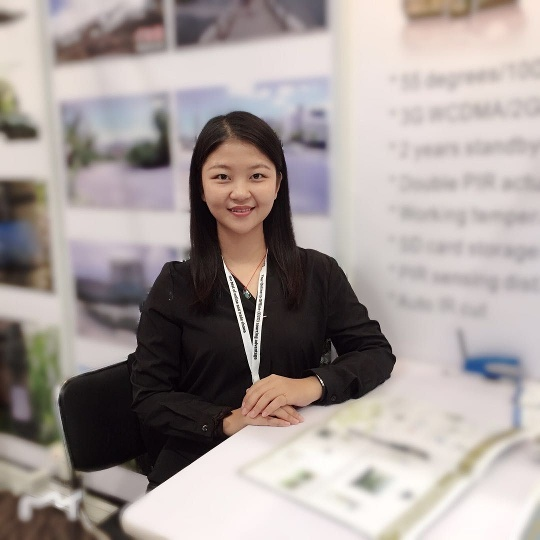
#> input picture identiffun/222.jpg, 540 x 540 px; its folder holds only this picture in this run
$ python -i get_face.py   (imports and definitions only)
#> lines starting #> are read from the running program, lines starting #| are printed output that depends on the picture
#> further down, picture is the input picture: shape (540, 540, 3); mean B, G, R 153.1, 155.8, 165.4
import cv2
import numpy as np
import sys
import os

fileconf = "/home/lmy/gRPC/grpcdemo/tools/identiffun/faces.conf"
filedata = "/home/lmy/gRPC/grpcdemo/tools/identiffun/faces/"
filexml = "/home/lmy/gRPC/grpcdemo/tools/identiffun/haarcascades/haarcascade_frontalface_default.xml"
filexml_z1 = "/home/lmy/gRPC/grpcdemo/tools/identiffun/haarcascades/haarcascade_frontalface_alt.xml"
filexml_z2 = "/home/lmy/gRPC/grpcdemo/tools/identiffun/haarcascades/haarcascade_frontalface_alt2.xml"
filexmlzc = "/home/lmy/gRPC/grpcdemo/tools/identiffun/haarcascades/haarcascade_profileface.xml"

filexml_cat = "/home/lmy/gRPC/grpcdemo/tools/identiffun/haarcascades/haarcascade_frontalcatface.xml" # cat fance
filexml1 = "/home/lmy/gRPC/grpcdemo/tools/identiffun/haarcascades/haarcascade_frontalface_alt_tree.xml"

class GenerateClass(object):
	"""docstring for GenerateClass"""
	def __init__(self):
		super(GenerateClass, self).__init__()

		self.face_cascade = cv2.CascadeClassifier(filexml_z1)

	def frontal_face(self):
		self.face_cascade = cv2.CascadeClassifier(filexml_z1)

	def profile_face(self):
		self.face_cascade = cv2.CascadeClassifier(filexmlzc)

	def get_gray_data(self):
		if hasattr(self, "ret_f"):
			return self.ret_f

	def get_face_fun(self, img):
		self.gray = cv2.cvtColor(img, cv2.COLOR_BGR2GRAY)
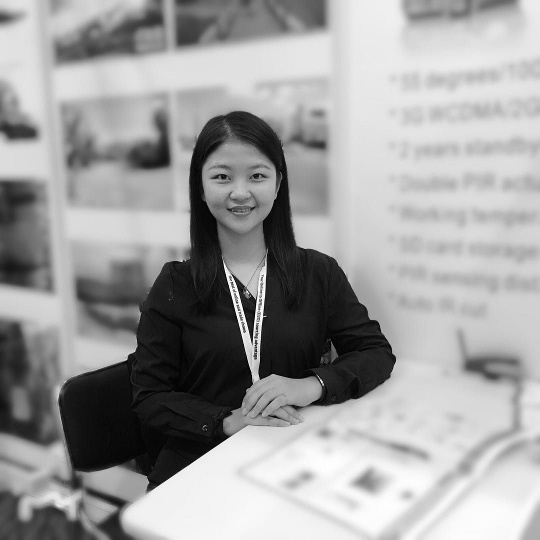
#> self.gray: shape (540, 540); min 0, max 255, mean 158.4
		self.faces = self.face_cascade.detectMultiScale(self.gray, 1.3, 5)
#> self.faces = [[195, 142, 88, 88]]
		for (x,y,w,h) in self.faces:
			ret_img = cv2.rectangle(img, (x,y), (x+w,y+h), (255,0,0), 1)
			self.ret_f = cv2.resize(self.gray[y:y+h, x:x+w], (200, 200))
#> this loop made 1 pass
#> pass 1, in get_face_fun, `self.ret_f = cv2.resize(self.gray[y:y+h, x:x+w], (200, 200))`:
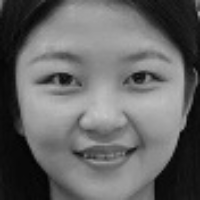
#> self.ret_f: shape (200, 200); min 2, max 197, mean 101.9

		return img
		# return img, ret_f


# [22 lines left out: function read_images, not called in this run]

class Get_Faces(object):
	"""docstring for Get_Faces"""
	# [59 lines left out: functions __init__, get_face_fun, not called in this run]

>>> import cv2
>>> picture = cv2.imread('222.jpg')
>>> result = GenerateClass().get_face_fun(picture)

$ run again, on identiffun/jie2.jpg
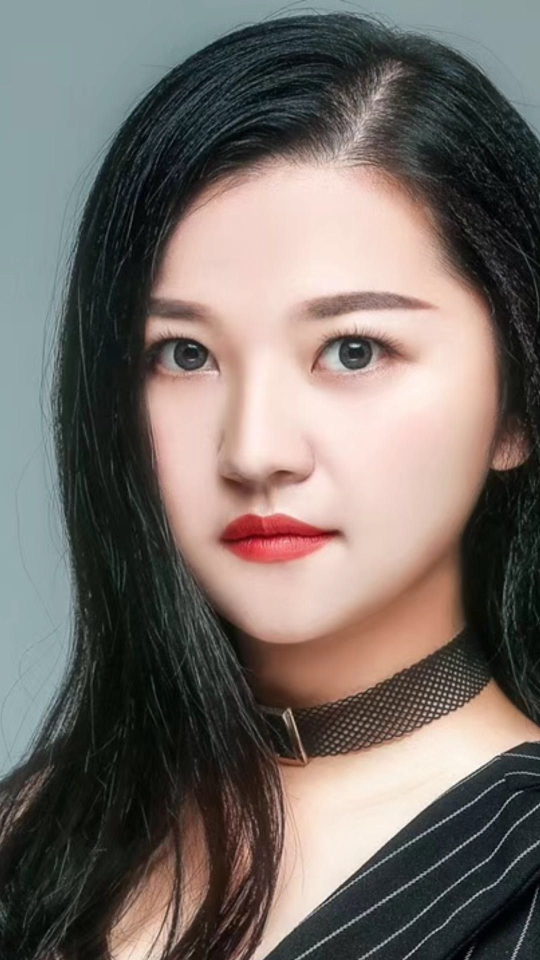
#> input picture identiffun/jie2.jpg, 1080 x 1920 px (shown at 1/2 size)
#> picture is the input picture: shape (1920, 1080, 3); mean B, G, R 103.4, 108.5, 116.7
#> in get_face_fun, `self.gray = cv2.cvtColor(img, cv2.COLOR_BGR2GRAY)`:
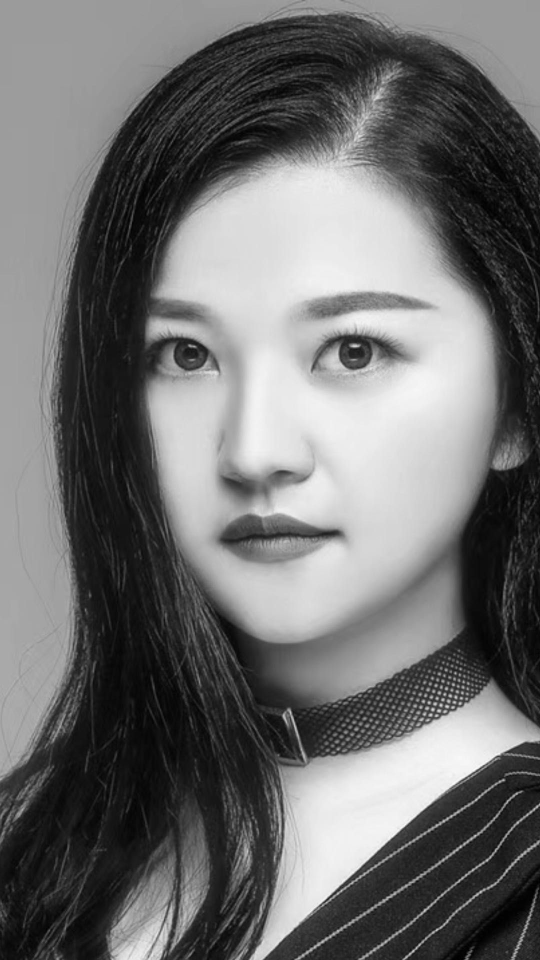
#> self.gray: shape (1920, 1080) (shown at 1/2 size); min 0, max 254, mean 110.4
#> self.faces = [[118, 397, 829, 829]]
#> the loop in get_face_fun, `for (x,y,w,h) in self.faces:` made 1 pass
#> pass 1, in get_face_fun, `self.ret_f = cv2.resize(self.gray[y:y+h, x:x+w], (200, 200))`:
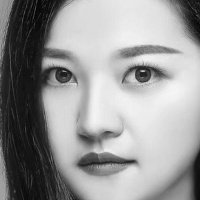
#> self.ret_f: shape (200, 200); min 3, max 247, mean 150.2
